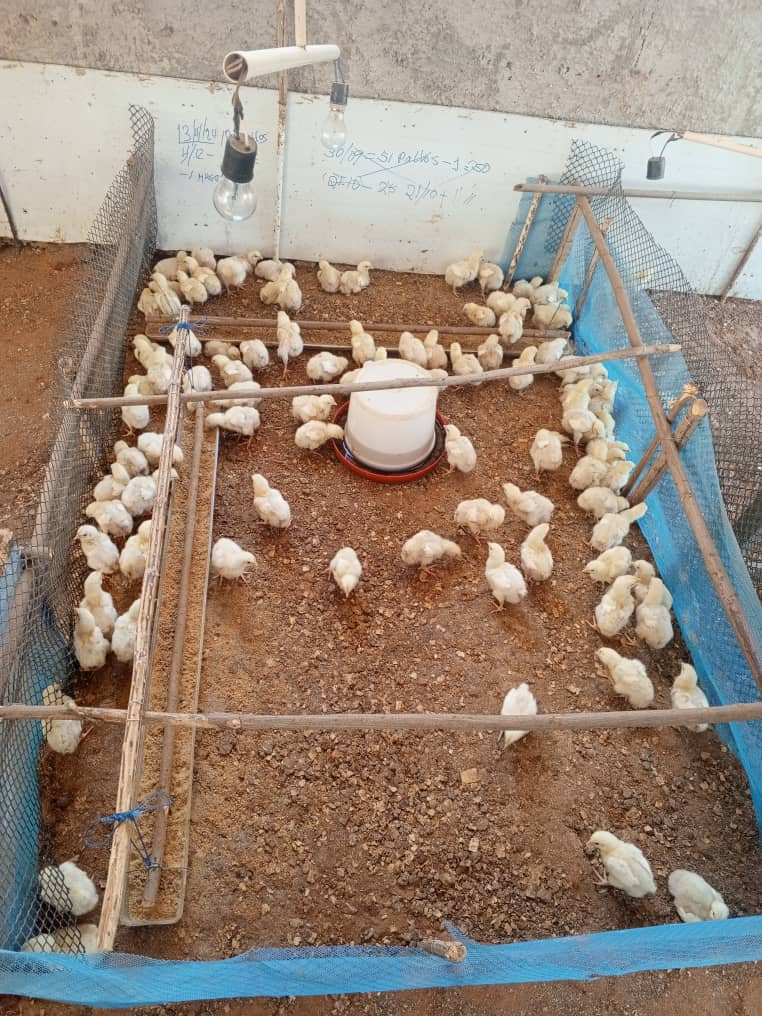
#> input picture pollos.jpg, 762 x 1016 px
$ python contaropencv.py
#> lines starting #> are read from the running program, lines starting #| are printed output that depends on the picture; after the words box and inside, x2 and y2 are one past the last pixel; in counts of white or black regions, pixels touching at a corner belong together
import cv2
import numpy as np

# Cargar la imagen
imagen = cv2.imread('pollos.jpg')
#> imagen is the input picture: shape (1016, 762, 3); mean B, G, R 122.8, 135.9, 152.1

# Redimensionar la imagen para que la ventana sea más pequeña
scale_percent = 50  # Porcentaje del tamaño original
width = int(imagen.shape[1] * scale_percent / 100)
#> width = 381
height = int(imagen.shape[0] * scale_percent / 100)
#> height = 508
dim = (width, height)
#> dim = (381, 508)
imagen = cv2.resize(imagen, dim, interpolation=cv2.INTER_AREA)
#> imagen: shape (508, 381, 3)

# Convertir la imagen a espacio de color HSV
hsv = cv2.cvtColor(imagen, cv2.COLOR_BGR2HSV)
#> hsv: shape (508, 381, 3); mean H, S, V 28.7, 80.4, 160.4

# Definir el rango de colores amarillos en HSV
lower_yellow = np.array([15, 100, 100])
upper_yellow = np.array([35, 255, 255])

# Crear una máscara para los colores amarillos
mask = cv2.inRange(hsv, lower_yellow, upper_yellow)
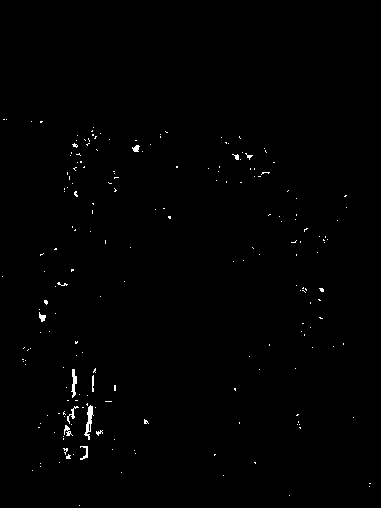
#> mask: shape (508, 381); 0.57% white in thin lines or dots, all inside (x1, y1, x2, y2) = (2, 119, 371, 506)

# Aplicar operaciones morfológicas para limpiar la máscara
kernel = np.ones((1, 1), np.uint8)
mask = cv2.morphologyEx(mask, cv2.MORPH_CLOSE, kernel)
mask = cv2.morphologyEx(mask, cv2.MORPH_OPEN, kernel)

# Aplicar la máscara a la imagen original
res = cv2.bitwise_and(imagen, imagen, mask=mask)

# Convertir la imagen resultante a escala de grises
gris = cv2.cvtColor(res, cv2.COLOR_BGR2GRAY)

# Aplicar umbralización
_, binaria = cv2.threshold(gris, 1, 255, cv2.THRESH_BINARY)

# Aplicar operaciones morfológicas adicionales para mejorar la detección de contornos
kernel = np.ones((3, 3), np.uint8)
binaria = cv2.dilate(binaria, kernel, iterations=2)
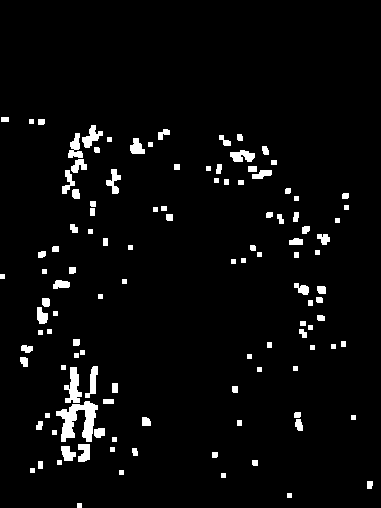
#> binaria: shape (508, 381); 3.9% white; 117 white regions, largest, box (x1, y1, x2, y2) and area: (56, 401, 98, 442) 881, (64, 367, 82, 403) 364, (82, 125, 103, 148) 228
binaria = cv2.erode(binaria, kernel, iterations=2)
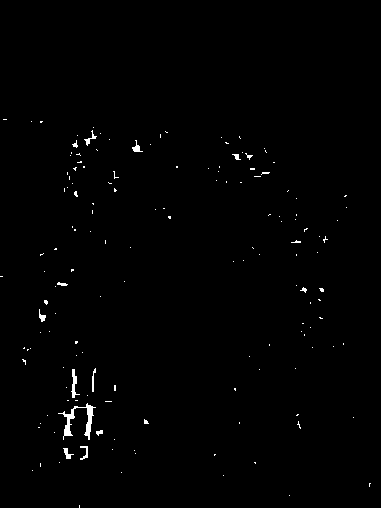
#> binaria: shape (508, 381); 0.71% white; 153 white regions (139 under 20 px)

# Encontrar contornos
contornos, _ = cv2.findContours(binaria, cv2.RETR_EXTERNAL, cv2.CHAIN_APPROX_SIMPLE)
#> contornos = 153 contours, 145 with area under 20; largest, box (x1, y1, x2, y2) and area: (58, 403, 96, 440) 257, (71, 369, 80, 398) 68, (63, 448, 74, 459) 34, (132, 140, 143, 152) 34, (84, 130, 97, 146) 29, (80, 446, 88, 460) 27, (39, 309, 46, 322) 27, (92, 368, 96, 392) 21

# Dibujar contornos y numerar pollos
for i, contorno in enumerate(contornos):
    cv2.drawContours(imagen, [contorno], -1, (0, 255, 0), 2)
    # Obtener el centro del contorno
    M = cv2.moments(contorno)
    if M["m00"] != 0:
        cX = int(M["m10"] / M["m00"])
        cY = int(M["m01"] / M["m00"])
    else:
        cX, cY = 0, 0
    # Dibujar el número en el centro del contorno
    cv2.putText(imagen, str(i + 1), (cX, cY), cv2.FONT_HERSHEY_SIMPLEX, 0.6, (255, 0, 0), 2)
#> this loop made 153 passes
#> (contorno, cX, cY) on passes 1 to 11: ([[79, 505], [79, 507]], 0, 0), ([[289, 495]], 0, 0), ([[369, 483], [369, 486], [369, 484], [370, 483]], 369, 483), ([[223, 475]], 0, 0), ([[121, 472]], 0, 0), ([[32, 470]], 0, 0), ([[40, 463], [40, 466]], 0, 0), ([[254, 462], [255, 463], [255, 462]], 254, 462), ([[59, 462]], 0, 0), ([[214, 454], [214, 455], [215, 454]], 214, 454), ([[135, 453]], 0, 0)
#> (cX, cY) on passes 14, 15, 18, 22, 23, 27: (66, 453), (84, 452), (99, 432), (298, 425), (145, 421), (79, 420)
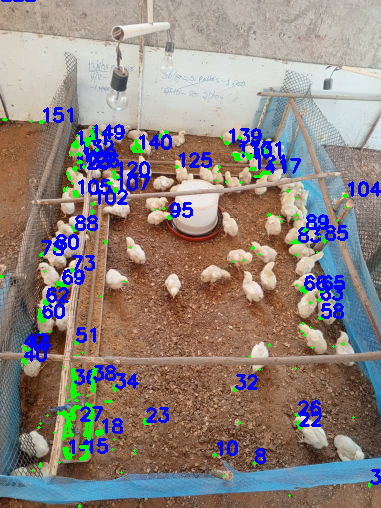
#> imagen: shape (508, 381, 3); mean B, G, R 128.5, 131.4, 142

# Mostrar el número de pollos detectados
print(f"Number of chickens: {len(contornos)}")
#| Number of chickens: 153

# Mostrar la imagen con los contornos y números
cv2.imshow("Detected Chickens", imagen)
cv2.waitKey(0)
cv2.destroyAllWindows()

$ run again, with example.png saved as pollos.jpg
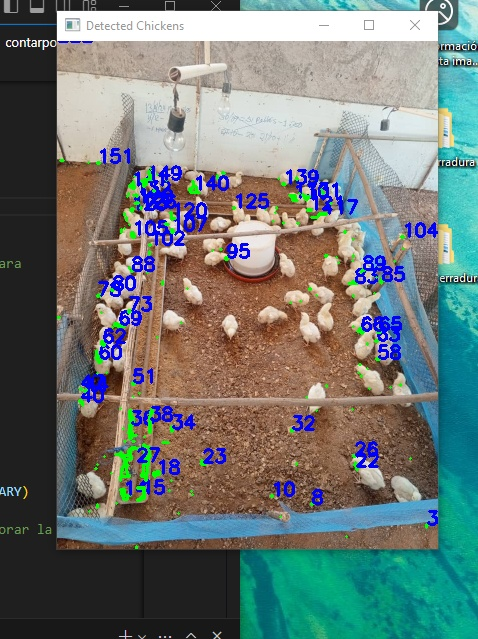
#> input picture example.png, 478 x 639 px
#> imagen is the input picture: shape (639, 478, 3); mean B, G, R 118, 121.4, 110.3
#> hsv: shape (319, 239, 3); mean H, S, V 42.3, 88, 142.2
#> `mask = cv2.inRange(hsv, lower_yellow, upper_yellow)`:
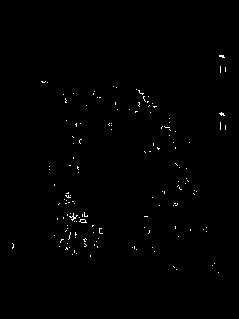
#> mask: shape (319, 239); 0.54% white in thin lines or dots, all inside (x1, y1, x2, y2) = (12, 55, 226, 273)
#> contornos = 88 contours, 83 with area under 20; largest, box (x1, y1, x2, y2) and area: (67, 212, 88, 223) 106, (64, 192, 75, 204) 46, (138, 90, 157, 108) 42, (220, 66, 226, 73) 21, (220, 122, 226, 130) 20
#> the loop `for i, contorno in enumerate(contornos):` made 88 passes
#> (contorno, cX, cY) on passes 1 to 8: ([[218, 272]], 0, 0), ([[176, 269]], 0, 0), ([[173, 266], [174, 267]], 0, 0), ([[212, 265]], 0, 0), ([[214, 263]], 0, 0), ([[90, 255], [90, 256]], 0, 0), ([[72, 254]], 0, 0), ([[154, 251]], 0, 0)
#> after the loop `for i, contorno in enumerate(contornos):`:
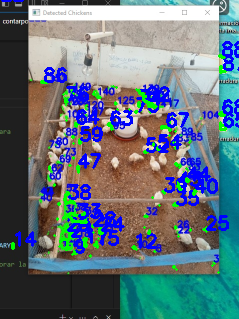
#> imagen: shape (319, 239, 3); mean B, G, R 125.2, 115.9, 99.6
#| Number of chickens: 88
